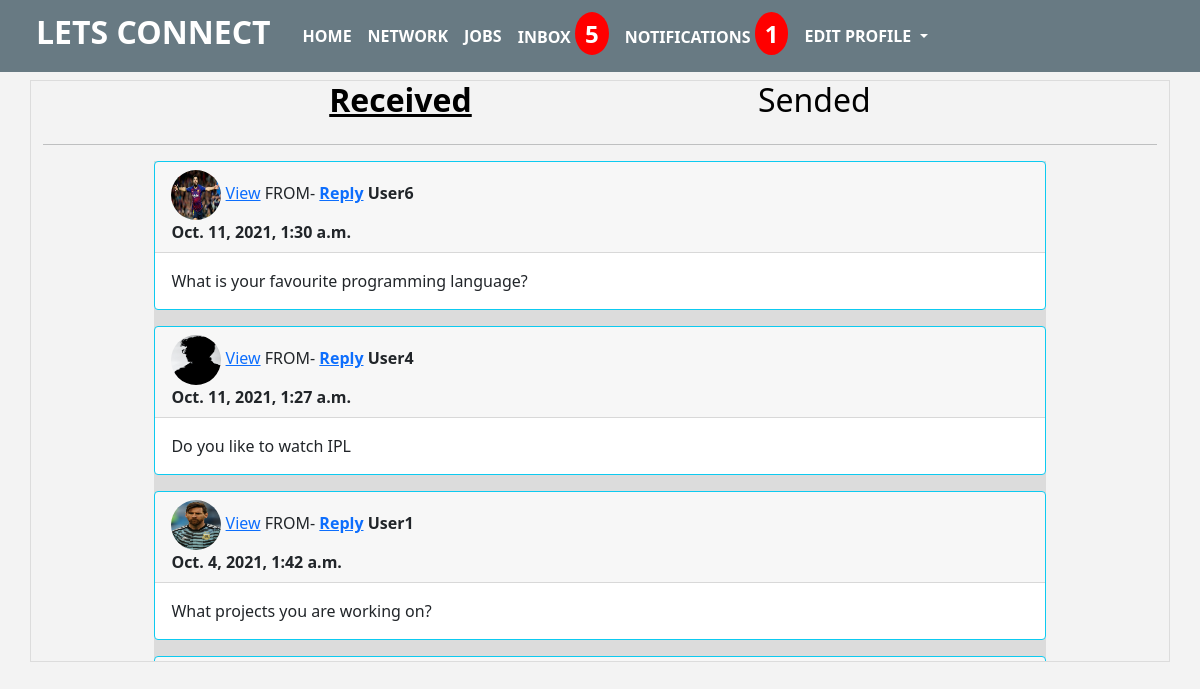
The app's page /Inbox (signed in) with its own data.
### Profile/models.py (models this page shows, shortened)
class Message(models.Model):
    user=models.ForeignKey(Profile,on_delete=models.CASCADE,null=True,blank=True,related_name="user_me")
    sender=models.ForeignKey(Profile,on_delete=models.CASCADE,null=True,blank=True,related_name="from_user")
    recepient=models.ForeignKey(Profile,on_delete=models.CASCADE,null=True,blank=True,related_name="to_user")
    body=models.TextField(max_length=250)
    created=models.DateTimeField(auto_now_add=True)
    is_read=models.BooleanField(default=False)
    class Meta:
        ordering=['-created',]

class Profile(models.Model):
    user=models.OneToOneField(User,on_delete=models.CASCADE)
    first_name=models.CharField(max_length=255)
    last_name=models.CharField(max_length=255,blank=True)
    email=models.EmailField(max_length=255)
    country=models.CharField(max_length=255)
    cover=models.ImageField(upload_to="profile_picture",default="avatar.png",blank=True)
    college=models.CharField(max_length=255)
    about=models.TextField(max_length=255,default="Nothing to write")
    friends=models.ManyToManyField(User, blank=True,related_name="connections")
    slug=models.SlugField(unique=True,blank=True)
    message=models.ManyToManyField(User,blank=True,related_name="inblox_message")
    created=models.DateTimeField(auto_now_add=True)
    updated=models.DateTimeField(auto_now_add=True)

### Profile/views.py (the view)
# urls.py: path("Inbox",Inbox,name="inbox"),
@login_required
def Inbox(request):
    user=request.user
    profile=Profile.objects.get(user=user)
    messages=Message.objects.filter(recepient__user=user)
    if messages:
        message=messages[0]
        directs=Message.objects.filter(recepient__user=user)
        directs.update(is_read=True)
    else:
        directs={}
    context={
        "user":profile,
        "messages":messages,
        "directs":directs,
    }
    template=loader.get_template("Profile/inbox.html")
    return HttpResponse(template.render(context,request))

### Profile/context_processor.py (called while the page is built)
def invitations_no(request):
    if request.user.is_authenticated:
        profile=Profile.objects.get(user=request.user)
        no=Relationship.objects.invite_receive(profile).count()
        return {"no":no}
    return {}

def message_received(request):
    if request.user.is_authenticated:
        profile=Profile.objects.get(user=request.user)
        re=Message.objects.filter(recepient=profile).count()
        return {"re":re}
    return {}

### Profile/models.py (called while the page is built)
    def invite_receive(self,receiver):
        qs=Relationship.objects.filter(receiver=receiver,status='send')
        return qs

### Profile/templates/Profile/inbox.html (shortened to what this page needs)
{% extends 'Profile/layout.html' %}{% load static %} {% block title %} Inbox {% endblock %} {% block body %}
<div class="inbox" style="position: relative;">
    <div class="container my-2" style="width:100%;border-style:solid;border-width:1px;border-color:gainsboro;">
      <div class="h" style="display:flex;justify-content:space-evenly;text-align:center;">
        <a href="{% url 'inbox' %}" style="color:black"><h2><b> Received</b></h2></a>
        <a href="{% url 'message_reply' %}" style="text-decoration:none;color:black"><h2> Sended</h2></a>
      </div>
       <hr>
          <div class="me-main" style="width:80%;margin:0 auto;">
            <div  class="me" data-spy="scroll" data-target=".list-group" style="background-color: gainsboro;position: relative;height:500px;overflow-y: scroll;">
              {% for d in directs %}
              <div class="card border-info mb-3" style="width:100%;">
                  <div class="card-header">
                    {% if d.sender.cover %}
                      <img src="{{d.sender.cover.url}}" class="img-fluid" alt="..." style="width:50px;height:50px; border-radius:50%; ">
                    {% else %}
                    <img src="{% static 'Profile/avatar.png' %}" class="img-fluid"style="width:50px;height:50px; border-radius:50%; ">
                    {% endif %}
                       <a href="{% url 'message' d.id %}">View</a>
                        {% if d.sender.user == request.user %}
                          <b>{{d.sender.user}}
                            TO: {{d.recepient.user}}
                          </b><br> <b>{{d.created}}</b>
                        {% else %}
                        FROM-<b>   <a href="{% url 'reply' d.sender.user.id  %}">Reply</a>
                        {{d.sender.user}}</b><br> <b>{{d.created}}</b>
                        {% endif %}
                </div>
                  <div class="card-body" style="width:100%;">
                      {{d.body}}
                  </div>
              </div>
              {% endfor %}
        </div>
          </div>
</div>
{% endblock %}

### Profile/templates/Profile/layout.html (shortened to what this page needs)
{% load static %}
<!doctype html>
<html lang="en">
<head>
    <link href="https://cdn.jsdelivr.net/npm/bootstrap@5.0.2/dist/css/bootstrap.min.css" rel="stylesheet">
    <link rel="stylesheet" href="{% static 'Profile/layout.css' %}">
    <link href="//maxcdn.bootstrapcdn.com/font-awesome/4.1.0/css/font-awesome.min.css" rel="stylesheet">
</head>
<body>
    <navbar>
        {% include 'Profile/navbar.html' %}
    </navbar>
    {% block body %} {% endblock %}
</body>
</html>

### Profile/templates/Profile/navbar.html (shortened to what this page needs)
{% load static %}
<nav class="navbar navbar-expand-lg" style="background-color:#687a83;">
    <div class="container-fluid">
        <a class="navbar-brand mx-4" href="{% url 'home' %}"><h2 style="color:white;"><b>LETS CONNECT</b></h2></a>
        <div class="collapse navbar-collapse" id="navbarSupportedContent">
            <ul class="navbar-nav me-auto mb-2 mb-lg-0">
                <li class="nav-item my-2">
                    <a class="nav-link active" aria-current="page" href="{% url 'home' %}"  style="color:white"><b>HOME</b></a>
                </li>
                <li class="nav-item my-2">
                    <a class="nav-link" href="{% url 'profile_list' %}" style="color:white"><b>NETWORK</b></a>
                </li>
                <li class="nav-item my-2">
                    <a class="nav-link" href="{% url 'jobs' %}"  style="color:white"><b>JOBS</b></a>
                </li>
                {% if re %}
                <li class="nav-item">
                    <a class="nav-link" href="{% url 'inbox' %}"  style="color:white"><b>INBOX</b>
                        <span style="font-size:x-large;background-color:red;color:white;border-radius:50%;padding: 5px 10px;"><b>{{re}}</b></span></a>
                </li>
                {% else %}
                <li class="nav-item my-2">
                    <a class="nav-link" href="{% url 'inbox' %}"  style="color:white"><b>INBOX</b></a>
                </li>
                {% endif %}
                <li class="nav-item">
                    {% if no %}
                    <a class="nav-link" href="{% url 'invites' %}"  style="color:white"><b>NOTIFICATIONS</b>
                       <span style="font-size:x-large;background-color:red;color:white;border-radius:50%;padding: 5px 10px;"><b>{{no}}</b></span>
                    </a>
                    {% else %}
                </li>
                <li class="nav-item my-2">
                    <a class="nav-link" href="{% url 'invites' %}"  style="color:white"><b>NOTIFICATIONS</b>
                    </a>
                </li>
                   {% endif %}
                <li class="nav-item dropdown my-2">
                    <a class="nav-link dropdown-toggle" href="#" id="navbarDropdown" role="button" data-bs-toggle="dropdown" aria-expanded="false"  style="color:white">
             <b> EDIT PROFILE</b>
            </a>
                </li>
            </ul>
        </div>
    </div>
</nav>

### Profile/Static/Profile/layout.css (style rules this page uses)
* { margin: 0; padding: 0; box-sizing: border-box; }
body { background-color:#F3F3F3; width:100%; }
.container { width: 100%; }

### records on screen
Message: sender.cover (picture), sender.user "User6", created "Oct. 11, 2021, 1:30 a.m.", body "What is your favourite programming language?"
Message: sender.cover (picture), sender.user "User4", created "Oct. 11, 2021, 1:27 a.m.", body "Do you like to watch IPL"
Message: sender.cover (picture), sender.user "User1", created "Oct. 4, 2021, 1:42 a.m.", body "What projects you are working on?"

### other values on screen
{{ re }} "5"
{{ no }} "1"
